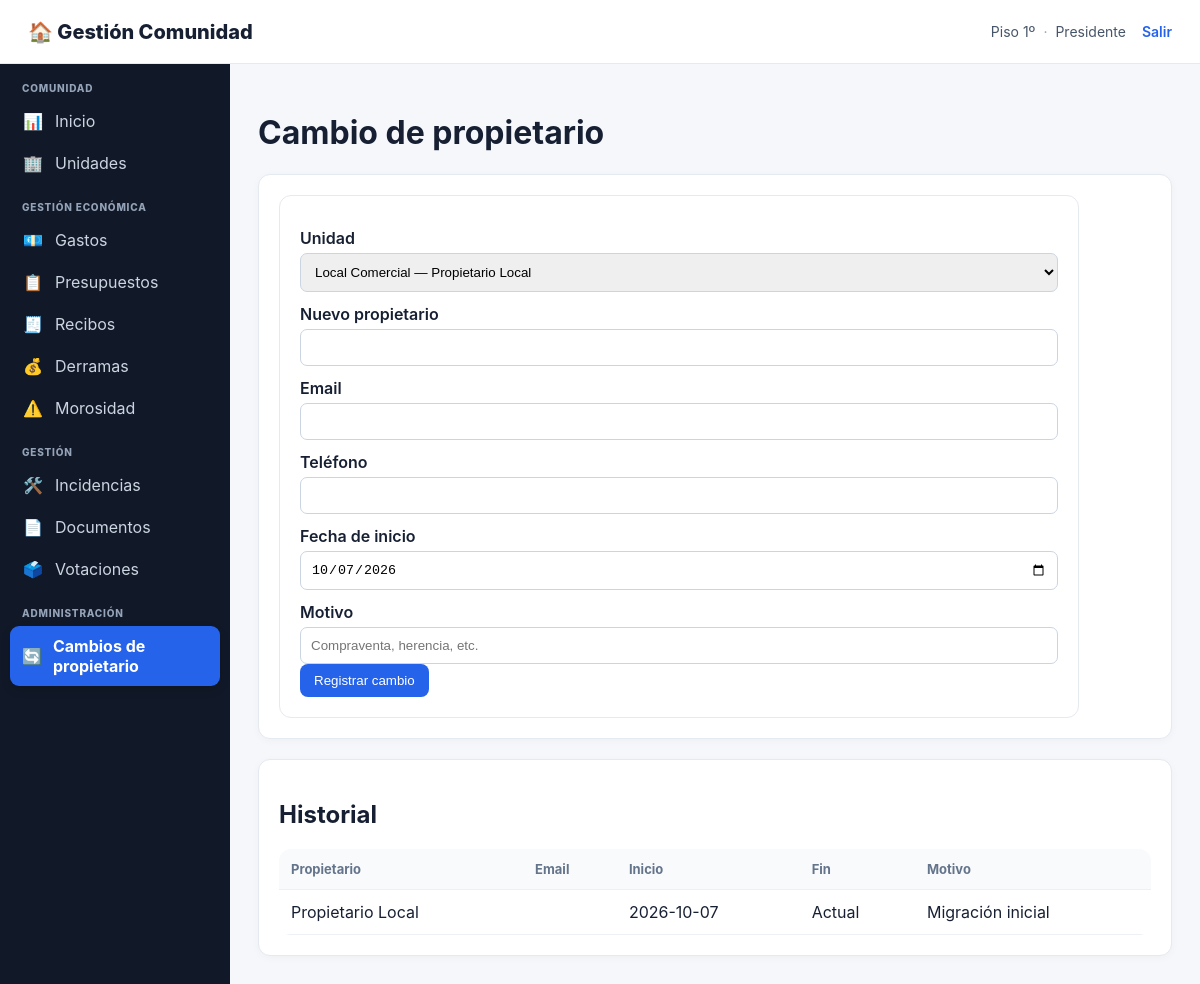
/index.php?page=propietarios (signed in), run on the app's committed database.
### tables this page shows
CREATE TABLE usuarios (
 id INT AUTO_INCREMENT PRIMARY KEY,
 email VARCHAR(190) UNIQUE NOT NULL,
 password_hash VARCHAR(255) NOT NULL,
 unidad_id INT NULL,
 rol VARCHAR(50) NOT NULL DEFAULT 'PROPIETARIO_SIN_ESCALERA',
 rol_id INT NULL,
 activo TINYINT(1) NOT NULL DEFAULT 1,
 created_at TIMESTAMP DEFAULT CURRENT_TIMESTAMP,
 INDEX idx_usuarios_unidad (unidad_id),
 INDEX idx_usuarios_rol_id (rol_id),
 FOREIGN KEY (unidad_id) REFERENCES unidades(id) ON DELETE SET NULL,
 FOREIGN KEY (rol_id) REFERENCES roles(id) ON DELETE SET NULL
);

CREATE TABLE unidades (
 id INT AUTO_INCREMENT PRIMARY KEY,
 nombre VARCHAR(100) NOT NULL,
 propietario VARCHAR(150) NOT NULL,
 email VARCHAR(190),
 telefono VARCHAR(50),
 coef_general DECIMAL(6,3) NOT NULL,
 coef_escalera DECIMAL(6,3) NOT NULL DEFAULT 0,
 tiene_acceso_escalera TINYINT(1) NOT NULL DEFAULT 0,
 m2 DECIMAL(10,2),
 created_at TIMESTAMP DEFAULT CURRENT_TIMESTAMP
);

CREATE TABLE propietarios_historial (
 id INT AUTO_INCREMENT PRIMARY KEY,
 unidad_id INT NOT NULL,
 propietario VARCHAR(150) NOT NULL,
 email VARCHAR(190),
 telefono VARCHAR(50),
 fecha_inicio DATE NOT NULL,
 fecha_fin DATE NULL,
 motivo VARCHAR(255),
 created_by INT NULL,
 created_at TIMESTAMP DEFAULT CURRENT_TIMESTAMP,
 INDEX idx_prop_hist_unidad (unidad_id),
 INDEX idx_prop_hist_fechas (fecha_inicio,fecha_fin),
 FOREIGN KEY (unidad_id) REFERENCES unidades(id) ON DELETE CASCADE,
 FOREIGN KEY (created_by) REFERENCES usuarios(id) ON DELETE SET NULL
);

### app/auth.php (called while the page is built, shortened)
<?php
require_once __DIR__.'/db.php';
function require_login() {
    if (!current_user()) {
        header('Location: index.php?page=login');
        exit;
    }
}
function current_user() {
    global $pdo;
    static $loaded = false;
    static $user = null;
    if ($loaded) return $user;
    $loaded = true;
    $id = (int)($_SESSION['user']['id'] ?? 0);
    try {
        $st=$pdo->prepare("SELECT u.*, un.nombre AS unidad_nombre, un.tiene_acceso_escalera
            FROM usuarios u
            LEFT JOIN unidades un ON un.id=u.unidad_id
            WHERE u.id=? LIMIT 1");
        $st->execute([$id]);
        $row=$st->fetch();
        $rs=$pdo->prepare("SELECT r.id,r.codigo,r.nombre,r.activo
            FROM usuario_roles ur
            JOIN roles r ON r.id=ur.rol_id
            WHERE ur.usuario_id=? AND r.activo=1
            ORDER BY r.sistema DESC,r.nombre");
        $rs->execute([$id]);
        $roles=$rs->fetchAll();
        $row['roles']=$roles;
        $row['role_codes']=array_column($roles,'codigo');
        $row['role_names']=array_column($roles,'nombre');
        $row['rol_nombre']=$roles ? implode(', ',$row['role_names']) : '';
        $row['rol']=$roles ? $row['role_codes'][0] : ($row['rol']??'');
        $user=$row;
        return $user;
    } catch (Throwable $e) {
        $user=$_SESSION['user']??null;
        return $user;
    }
}
function can($permission) {
    global $pdo;
    $u=current_user();
    try {
        $st=$pdo->prepare("SELECT 1
            FROM usuario_roles ur
            JOIN roles r ON r.id=ur.rol_id AND r.activo=1
            JOIN rol_permisos rp ON rp.rol_id=r.id
            JOIN permisos p ON p.id=rp.permiso_id AND p.codigo=?
            JOIN usuarios u ON u.id=ur.usuario_id AND u.activo=1
            WHERE ur.usuario_id=? LIMIT 1");
        $st->execute([$permission,$u['id']]);
        if ($st->fetchColumn()) return true;
    } catch(Throwable $e) {
        try {
            $st=$pdo->prepare("SELECT 1
                FROM usuarios u
                JOIN roles r ON r.id=u.rol_id AND r.activo=1
                JOIN rol_permisos rp ON rp.rol_id=r.id
                JOIN permisos p ON p.id=rp.permiso_id AND p.codigo=?
                WHERE u.id=? AND u.activo=1 LIMIT 1");
            $st->execute([$permission,$u['id']]);
            return (bool)$st->fetchColumn();
        } catch(Throwable $e2) {
            return false;
        }
    }
    return false;
}
?>

### app/functions.php (called while the page is built, shortened)
<?php
function h($v){ return htmlspecialchars((string)$v, ENT_QUOTES, 'UTF-8'); }

### public/index.php (the view, shortened to what this page needs)
<?php
require_once __DIR__.'/../app/auth.php';
require_once __DIR__.'/../app/functions.php';
$page=$_GET['page']??'dashboard';
    ?><!doctype html><html lang="es"><head><meta charset="utf-8"><title>Acceso</title><link rel="stylesheet" href="style.css"><link rel="icon" type="image/svg+xml" href="favicon.svg"></head><body>
    <?php
require_login();
function layout_start($title){
    $u=current_user();
    $currentPage=$_GET['page']??'dashboard';
    ?><!doctype html><html lang="es"><head><meta charset="utf-8"><meta name="viewport" content="width=device-width,initial-scale=1"><title><?=h($title)?> · Gestión Comunidad</title><link rel="stylesheet" href="style.css"></head><body>
    <header class="top"><div class="brand">🏠 Gestión Comunidad</div><div class="user-info"><span><?=h($u['unidad_nombre']??'')?></span><span class="user-separator">·</span><span><?=h($u['rol_nombre']??role_label($u['rol']))?></span><a class="logout" href="index.php?page=logout">Salir</a></div></header><div class="wrap"><aside class="sidebar">
    <nav class="sidebar-nav">
        <div class="nav-title">Comunidad</div>
        <a class="nav-link<?=($currentPage==='dashboard'?' active':'')?>" href="index.php"><span class="nav-icon">📊</span><span>Inicio</span></a>
        <?php if(can('GESTION_UNIDADES')): ?><a class="nav-link<?=($currentPage==='unidades'?' active':'')?>" href="index.php?page=unidades"><span class="nav-icon">🏢</span><span>Unidades</span></a><?php endif; ?>
        <div class="nav-title">Gestión económica</div>
        <a class="nav-link<?=($currentPage==='gastos'?' active':'')?>" href="index.php?page=gastos"><span class="nav-icon">💶</span><span>Gastos</span></a>
        <a class="nav-link<?=($currentPage==='presupuestos'?' active':'')?>" href="index.php?page=presupuestos"><span class="nav-icon">📋</span><span>Presupuestos</span></a>
        <a class="nav-link<?=($currentPage==='recibos'?' active':'')?>" href="index.php?page=recibos"><span class="nav-icon">🧾</span><span>Recibos</span></a>
        <a class="nav-link<?=($currentPage==='derramas'?' active':'')?>" href="index.php?page=derramas"><span class="nav-icon">💰</span><span>Derramas</span></a>
        <a class="nav-link<?=($currentPage==='morosidad'?' active':'')?>" href="index.php?page=morosidad"><span class="nav-icon">⚠️</span><span>Morosidad</span></a>
        <div class="nav-title">Gestión</div>
        <a class="nav-link<?=($currentPage==='incidencias'?' active':'')?>" href="index.php?page=incidencias"><span class="nav-icon">🛠️</span><span>Incidencias</span></a>
        <a class="nav-link<?=($currentPage==='documentos'?' active':'')?>" href="index.php?page=documentos"><span class="nav-icon">📄</span><span>Documentos</span></a>
        <a class="nav-link<?=($currentPage==='votaciones'?' active':'')?>" href="index.php?page=votaciones"><span class="nav-icon">🗳️</span><span>Votaciones</span></a>
        <?php if(can('GESTION_USUARIOS') || can('GESTION_ROLES') || can('CAMBIO_PROPIETARIO') || can('GESTION_BACKUPS')): ?>
        <div class="nav-title">Administración</div>
        <?php if(can('CAMBIO_PROPIETARIO')): ?><a class="nav-link<?=($currentPage==='propietarios'?' active':'')?>" href="index.php?page=propietarios"><span class="nav-icon">🔄</span><span>Cambios de propietario</span></a><?php endif; ?>
        <?php endif; ?>
    </nav>
    </aside><main class="main"><?php
}
function layout_end(){ ?></main></div></body></html><?php }
layout_start(ucfirst($page));
switch($page){case 'backups':
case 'propietarios':
    echo '<h1>Cambio de propietario</h1><div class="card"><form method="post" class="form"><label>Unidad</label><select name="unidad_id" onchange="if(this.value) location.href=\'index.php?page=propietarios&unidad_id=\'+this.value">';
    foreach($pdo->query("SELECT * FROM unidades ORDER BY id") as $x) echo '<option value="'.$x['id'].'"'.((int)($_GET['unidad_id']??0)===(int)$x['id']?' selected':'').'>'.h($x['nombre']).' — '.h($x['propietario']).'</option>';
    echo '</select>';
    $sel=(int)($_GET['unidad_id']??1);$st=$pdo->prepare("SELECT * FROM unidades WHERE id=?");$st->execute([$sel]);$unit=$st->fetch();
    echo '<label>Nuevo propietario</label><input name="propietario" value="" required><label>Email</label><input type="email" name="email" value="'.h($unit['email']??'').'"><label>Teléfono</label><input name="telefono" value="'.h($unit['telefono']??'').'"><label>Fecha de inicio</label><input type="date" name="fecha_inicio" value="'.date('Y-m-d').'" required><label>Motivo</label><input name="motivo" placeholder="Compraventa, herencia, etc."><br><button class="btn">Registrar cambio</button></form></div><br>';
    echo '<div class="card"><h2>Historial</h2><table><tr><th>Propietario</th><th>Email</th><th>Inicio</th><th>Fin</th><th>Motivo</th></tr>';
    $st=$pdo->prepare("SELECT * FROM propietarios_historial WHERE unidad_id=? ORDER BY fecha_inicio DESC,id DESC");$st->execute([$sel]);
    foreach($st as $x) echo '<tr><td>'.h($x['propietario']).'</td><td>'.h($x['email']).'</td><td>'.h($x['fecha_inicio']).'</td><td>'.h($x['fecha_fin']??'Actual').'</td><td>'.h($x['motivo']).'</td></tr>';
    echo '</table></div>';
break;
}
layout_end();

### public/style.css (style rules this page uses)
* { box-sizing:border-box }
body { margin:0;font-family:Inter,Arial,sans-serif;background:#f5f7fb;color:#172033 }
.top { height:64px;background:#fff;border-bottom:1px solid #e5e9f0;display:flex;align-items:center;justify-content:space-between;padding:0 28px }
.brand { font-weight:800;font-size:20px }
.wrap { display:flex;min-height:calc(100vh - 64px) }
aside { width:230px;background:#111827;color:#cbd5e1;padding:20px 12px }
aside a { display:block;padding:10px 13px;border-radius:8px;color:#cbd5e1;text-decoration:none;margin:3px 0 }
.main { flex:1;padding:28px;max-width:1500px }
.card { background:white;border:1px solid #e5e9f0;border-radius:12px;padding:20px;box-shadow:0 2px 8px #00000008 }
.btn { display:inline-block;border:0;border-radius:8px;padding:9px 14px;background:#2563eb;color:white;text-decoration:none;cursor:pointer }
table { width:100%;border-collapse:collapse;background:#fff;border-radius:12px;overflow:hidden }
th,td { padding:12px;border-bottom:1px solid #edf0f4;text-align:left }
th { font-size:13px;color:#64748b;background:#f8fafc }
.form { background:white;padding:20px;border:1px solid #e5e9f0;border-radius:12px;max-width:800px }
.form label { display:block;font-weight:600;margin:12px 0 5px }
.form input,.form select,.form textarea { width:100%;padding:10px;border:1px solid #cbd5e1;border-radius:7px }
.nav-title { font-size:11px;text-transform:uppercase;color:#64748b;margin:20px 12px 5px }
.sidebar { padding:18px 10px;background:#111827 }
.sidebar-nav { position:sticky;top:12px }
.nav-title { font-size:10px;letter-spacing:.08em;font-weight:800;text-transform:uppercase;color:#94a3b8;margin:18px 12px 7px }
.nav-title:first-child { margin-top:0 }
.nav-link { display:flex;align-items:center;gap:11px;padding:10px 12px;border-radius:9px;color:#cbd5e1;text-decoration:none;margin:2px 0;transition:background .15s,color .15s,transform .15s }
.nav-link.active { background:#2563eb;color:#fff;font-weight:700;box-shadow:0 4px 10px #00000020 }
.nav-icon { width:22px;text-align:center;font-size:16px;line-height:1 }
.user-info { display:flex;align-items:center;gap:8px;color:#475569;font-size:14px }
.user-separator { color:#94a3b8 }
.logout { color:#2563eb;text-decoration:none;font-weight:600;margin-left:8px }

### data on the page
usuarios: unidad.nombre "Piso 1º"
propietarios_historial: propietario "Propietario Local", fecha_inicio "2026-10-07", fecha_fin "Actual", motivo "Migración inicial"

### other printed values
$u['rol_nombre'] "Presidente"
form field unidad_id "Local Comercial — Propietario Local"
